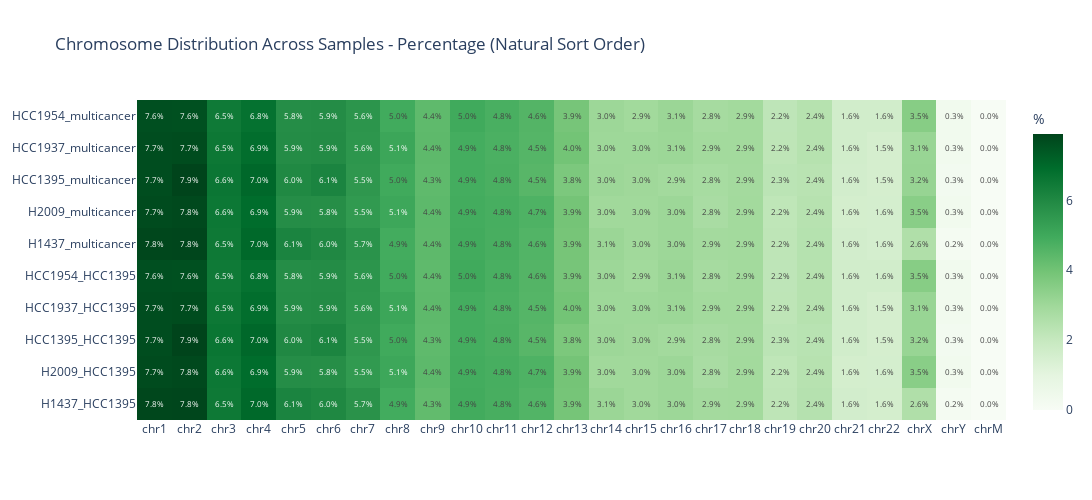

Notebook code for this chart:
### Code cell
# Chromosome distribution heatmap (percentage only)
fig = go.Figure()

# Percentage heatmap
fig.add_trace(
    go.Heatmap(
        z=chrom_pct_df.values,
        x=chrom_pct_df.columns,
        y=chrom_pct_df.index,
        colorscale='Greens',
        text=chrom_pct_df.values,
        texttemplate='%{text:.1f}%',
        textfont={'size': 8},
        showscale=True,
        colorbar=dict(title='%')
    )
)

fig.update_layout(
    title='Chromosome Distribution Across Samples - Percentage (Natural Sort Order)',
    height=500,
    width=1200
)

fig.show()

### Figure 1 — Plotly figure (JSON) as saved in the notebook; plotly's stock layout.template omitted (floating-point values rounded to 4 significant figures; data arrays with more than 128 entries replaced by an {"elided": "..."} marker saying what was removed)
{"data": [{"colorbar": {"title": {"text": "%"}}, "colorscale": [[0, "rgb(247,252,245)"], [0.125, "rgb(229,245,224)"], [0.25, "rgb(199,233,192)"], [0.375, "rgb(161,217,155)"], [0.5, "rgb(116,196,118)"], [0.625, "rgb(65,171,93)"], [0.75, "rgb(35,139,69)"], [0.875, "rgb(0,109,44)"], [1, "rgb(0,68,27)"]], "showscale": true, "text": {"elided": "10x25 float values"}, "textfont": {"size": 8}, "texttemplate": "%{text:.1f}%", "type": "heatmap", "x": ["chr1", "chr2", "chr3", "chr4", "chr5", "chr6", "chr7", "chr8", "chr9", "chr10", "chr11", "chr12", "chr13", "chr14", "chr15", "chr16", "chr17", "chr18", "chr19", "chr20", "chr21", "chr22", "chrX", "chrY", "chrM"], "y": ["H1437_HCC1395", "H2009_HCC1395", "HCC1395_HCC1395", "HCC1937_HCC1395", "HCC1954_HCC1395", "H1437_multicancer", "H2009_multicancer", "HCC1395_multicancer", "HCC1937_multicancer", "HCC1954_multicancer"], "z": {"elided": "10x25 float values"}}], "layout": {"height": 500, "title": {"text": "Chromosome Distribution Across Samples - Percentage (Natural Sort Order)"}, "width": 1200}}
